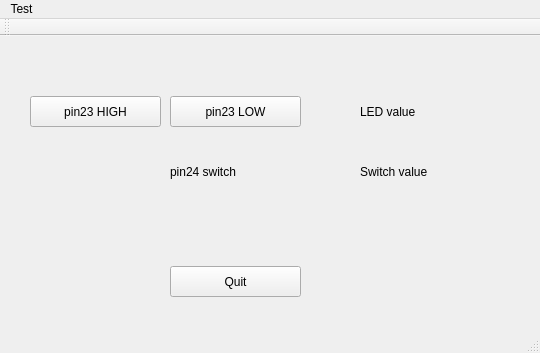
<?xml version="1.0" encoding="UTF-8"?>
<ui version="4.0">
 <class>MainWindow</class>
 <widget class="QMainWindow" name="MainWindow">
  <property name="geometry">
   <rect>
    <x>0</x>
    <y>0</y>
    <width>540</width>
    <height>353</height>
   </rect>
  </property>
  <property name="windowTitle">
   <string>MainWindow</string>
  </property>
  <widget class="QWidget" name="centralWidget">
   <widget class="QPushButton" name="quitButton">
    <property name="geometry">
     <rect>
      <x>170</x>
      <y>230</y>
      <width>131</width>
      <height>31</height>
     </rect>
    </property>
    <property name="text">
     <string>Quit</string>
    </property>
   </widget>
   <widget class="QPushButton" name="highButton">
    <property name="geometry">
     <rect>
      <x>30</x>
      <y>60</y>
      <width>131</width>
      <height>31</height>
     </rect>
    </property>
    <property name="text">
     <string>pin23 HIGH</string>
    </property>
   </widget>
   <widget class="QPushButton" name="lowButton">
    <property name="geometry">
     <rect>
      <x>170</x>
      <y>60</y>
      <width>131</width>
      <height>31</height>
     </rect>
    </property>
    <property name="text">
     <string>pin23 LOW</string>
    </property>
   </widget>
   <widget class="QLabel" name="label">
    <property name="geometry">
     <rect>
      <x>170</x>
      <y>120</y>
      <width>131</width>
      <height>31</height>
     </rect>
    </property>
    <property name="text">
     <string>pin24 switch</string>
    </property>
   </widget>
   <widget class="QLabel" name="pin24Label">
    <property name="geometry">
     <rect>
      <x>360</x>
      <y>120</y>
      <width>121</width>
      <height>31</height>
     </rect>
    </property>
    <property name="text">
     <string>Switch value</string>
    </property>
   </widget>
   <widget class="QLabel" name="pin23Label">
    <property name="geometry">
     <rect>
      <x>360</x>
      <y>60</y>
      <width>121</width>
      <height>31</height>
     </rect>
    </property>
    <property name="text">
     <string>LED value</string>
    </property>
   </widget>
  </widget>
  <widget class="QMenuBar" name="menuBar">
   <property name="geometry">
    <rect>
     <x>0</x>
     <y>0</y>
     <width>540</width>
     <height>34</height>
    </rect>
   </property>
   <widget class="QMenu" name="menuPress_Quit_to_terminate">
    <property name="title">
     <string>Test</string>
    </property>
    <addaction name="separator"/>
   </widget>
   <addaction name="menuPress_Quit_to_terminate"/>
  </widget>
  <widget class="QToolBar" name="mainToolBar">
   <attribute name="toolBarArea">
    <enum>TopToolBarArea</enum>
   </attribute>
   <attribute name="toolBarBreak">
    <bool>false</bool>
   </attribute>
  </widget>
  <widget class="QStatusBar" name="statusBar"/>
  <action name="actionGPIO23">
   <property name="text">
    <string>GPIO23</string>
   </property>
  </action>
  <action name="actionQuit">
   <property name="text">
    <string>Quit</string>
   </property>
  </action>
  <action name="actionGPIO24">
   <property name="text">
    <string>GPIO24</string>
   </property>
  </action>
 </widget>
 <layoutdefault spacing="6" margin="11"/>
 <resources/>
 <connections>
  <connection>
   <sender>quitButton</sender>
   <signal>clicked()</signal>
   <receiver>MainWindow</receiver>
   <slot>close()</slot>
   <hints>
    <hint type="sourcelabel">
     <x>264</x>
     <y>287</y>
    </hint>
    <hint type="destinationlabel">
     <x>260</x>
     <y>229</y>
    </hint>
   </hints>
  </connection>
 </connections>
</ui>
